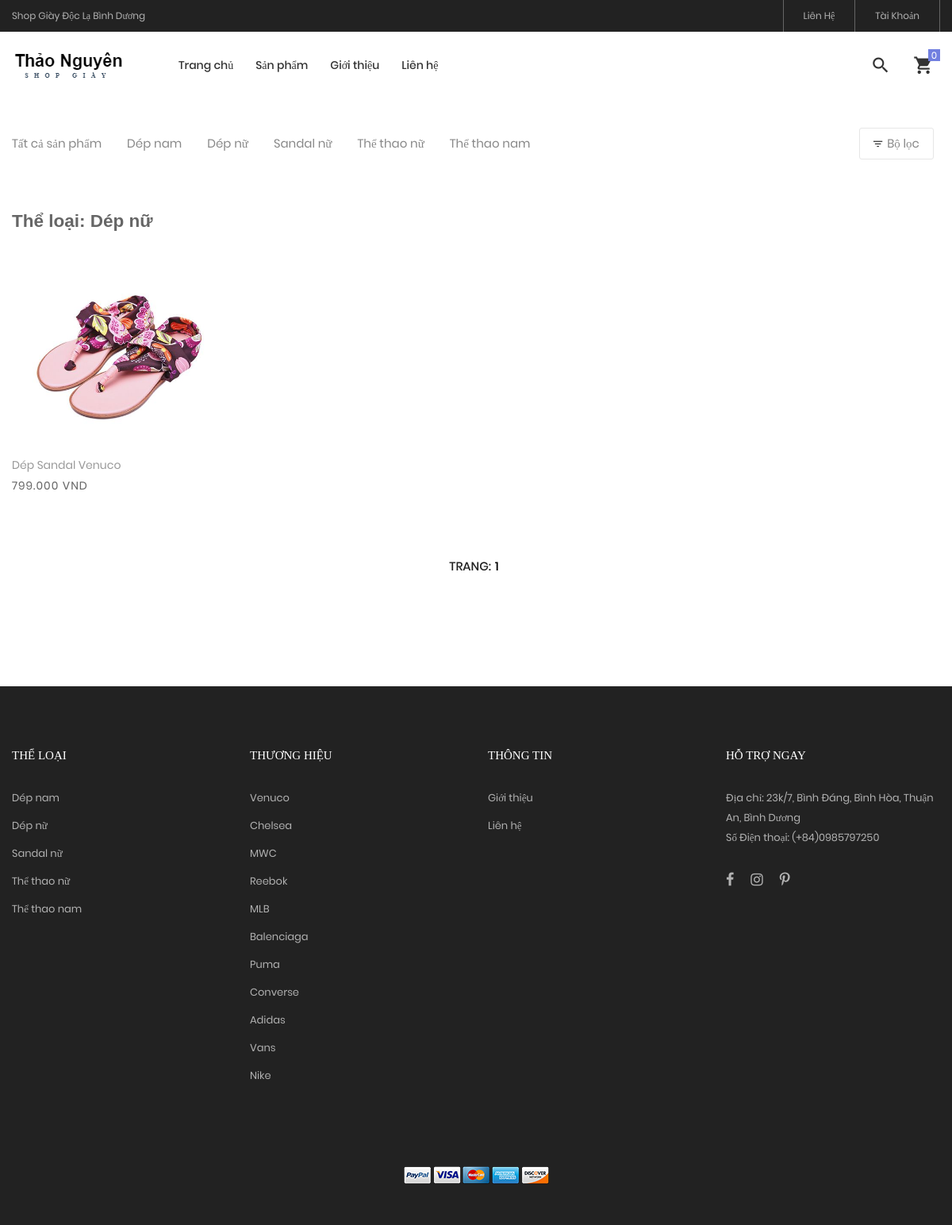
Page /views/productbycat.php?catID=10 (signed in) on the committed database.
### tables this page shows
CREATE TABLE `loaigiay` (
  `MaLoai` int NOT NULL AUTO_INCREMENT,
  `TenLoai` varchar(50) NOT NULL,
  `TrangThai` tinyint(1) DEFAULT '1',
  PRIMARY KEY (`MaLoai`)
);

CREATE TABLE `sanpham` (
  `MaGiay` int NOT NULL AUTO_INCREMENT,
  `TenGiay` varchar(50) NOT NULL,
  `Size` tinyint unsigned NOT NULL,
  `AnhBia` varchar(50) DEFAULT NULL,
  `GiaBan` bigint NOT NULL,
  `MaThuongHieu` int DEFAULT NULL,
  `TrangThai` tinyint(1) DEFAULT '1',
  `MaNCC` int DEFAULT NULL,
  `MaLoai` int DEFAULT NULL,
  `ThoiGianBaoHanh` int DEFAULT NULL,
  `NgayCapNhat` datetime(6) DEFAULT NULL,
  `SoLuongTon` int NOT NULL,
  PRIMARY KEY (`MaGiay`),
  KEY `FK_LOAIGIAY` (`MaLoai`),
  KEY `FK_NHACUNGCAP` (`MaNCC`),
  KEY `FL_THUONGHIEU` (`MaThuongHieu`),
  CONSTRAINT `FK_LOAIGIAY` FOREIGN KEY (`MaLoai`) REFERENCES `loaigiay` (`MaLoai`),
  CONSTRAINT `FK_NHACUNGCAP` FOREIGN KEY (`MaNCC`) REFERENCES `nhacungcap` (`MaNCC`),
  CONSTRAINT `FK_THƯƠNG HIEU` FOREIGN KEY (`MaThuongHieu`) REFERENCES `thuonghieu` (`MaThuongHieu`)
);

CREATE TABLE `thuonghieu` (
  `MaThuongHieu` int NOT NULL AUTO_INCREMENT,
  `TenThuongHieu` varchar(50) NOT NULL,
  PRIMARY KEY (`MaThuongHieu`)
);

### lib/database.php (called while the page is built, shortened)
<?php
class Database
{
    public $host = DB_HOST;
    public $user = DB_USER;
    public $pass = DB_PASS;
    public $dbname = DB_NAME;
    public $link;
    private function connectDB()
    {
        $this->link = new mysqli($this->host, $this->user, $this->pass, $this->dbname);
    }
    public function select($query)
    {
        $result = $this->link->query($query) or die($this->link->error . __LINE__);
        if ($result->num_rows > 0) {
            return $result;
        } else {
            return false;
        }
    }
}

### classes/admin/category.php (called while the page is built, shortened)
<?php
include_once '../lib/database.php';
include_once '../helpers/format.php';
?>
<?php
class category
{
    private $db;
    public function __construct()
    {
        $this->db = new Database();
    }
    public function show_category()
    {
        $query = "SELECT * FROM loaigiay ORDER BY MaLoai DESC";
        $result = $this->db->select($query);
        return $result;
    }
    public function getproductbyCat($id)
    {
        $sp_tungtrang = 4;
        if (!isset($_GET['trang'])) {
            $trang = 1;
        } else {
            $trang = $_GET['trang'];
        }
        $tung_trang = ($trang - 1) * $sp_tungtrang;
        $query = "SELECT * FROM sanpham WHERE MaLoai='$id' order by MaLoai  LIMIT $tung_trang, $sp_tungtrang" ;
        $result = $this->db->select($query);
        return $result;
    }
    public function get_all_productbycat($id)
    {
        $query = "SELECT * FROM sanpham WHERE MaLoai='$id' order by MaLoai";
        $result = $this->db->select($query);
        return $result;
    }
    public function getnamecat($id)
    {
        $query = "SELECT sanpham.*, loaigiay.TenLoai, loaigiay.MaLoai FROM sanpham,loaigiay WHERE sanpham.MaLoai=loaigiay.MaLoai AND sanpham.MaLoai ='$id' LIMIT 1";
        $result = $this->db->select($query);
        return $result;
    }
}
?>

### helpers/format.php (called while the page is built, shortened)
<?php
class Format
{
    function currency_format($number, $suffix = ' ' . 'VND')
    {
        if (!empty($number)) {
            return number_format($number, 0, ',', '.') . "{$suffix}";
        }
    }
}

### classes/admin/brand.php (called while the page is built, shortened)
<?php
include_once '../lib/database.php';
include_once '../helpers/format.php';
?>
<?php
class brand
{
    private $db;
    public function __construct()
    {
        $this->db = new Database();
    }
    public function show_brand()
    {
        $query = "SELECT * FROM thuonghieu ORDER BY MaThuongHieu DESC";
        $result = $this->db->select($query);
        return $result;
    }
}
?>

### views/productbycat.php (the view, shortened to what this page needs)
<!DOCTYPE html>
<html lang="en">
<head>
    <?php include 'blocks/head.php'; ?>
</head>
<body class="animsition">
    <header class="header-v4">
        <?php include 'blocks/header.php'; ?>
    </header>
    <?php
        if (!isset($_GET['catID']) || $_GET['catID'] == null) {
        } else {
            $id = $_GET['catID'];
        }
    ?>
    <div class="bg0 m-t-23 p-b-140">
        <div class="container">
            <div class="flex-w flex-sb-m p-b-52">
                <div class="flex-w flex-l-m filter-tope-group m-tb-10">
                      <a href="product.php" class="stext-106 cl6 hov1 bor3 trans-04 m-r-32 m-tb-5">
                        Tất cả sản phẩm
                    </a>
                    <?php
                    $getall_category = $cat->show_category();
                    if ($getall_category) {
                        while ($result_allcat = $getall_category->fetch_assoc()) {
                            ?>
                            <a href="productbycat.php?catID=<?php echo $result_allcat['MaLoai'] ?>"
                                class="stext-106 cl6 hov1 bor3 trans-04 m-r-32 m-tb-5"><?php echo $result_allcat['TenLoai'] ?></a>
                            <?php
                        }
                    }
                    ?>
                </div>
                <div class="flex-w flex-c-m m-tb-10">
                    <div
                        class="flex-c-m stext-106 cl6 size-104 bor4 pointer hov-btn3 trans-04 m-r-8 m-tb-4 js-show-filter">
                        <i class="icon-filter cl2 m-r-6 fs-15 trans-04 zmdi zmdi-filter-list"></i>
                        Bộ lọc
                    </div>
                </div>
            </div>
            <?php
                $namecat = $cat->getnamecat($id);
                if ($namecat) {
                    while ($resul_name = $namecat->fetch_assoc()) {
                        ?>
            <h4 style="font-weight: bold;">Thể loại: <?php echo $resul_name['TenLoai'] ?></h4>
            <?php
                    }
                }
                ?>
            <div class="row isotope-grid">
                <?php
                $productbycat = $cat->getproductbyCat($id);
                if ($productbycat) {
                    while ($resul = $productbycat->fetch_assoc()) {
                        ?>
                        <div class="col-sm-6 col-md-4 col-lg-3 p-b-35 isotope-item women">
                            <div class="block2">
                                <div class="block2-pic hov-img0">
                                    <img src="../admin/uploads/<?php echo $resul['AnhBia'] ?>" alt="IMG-PRODUCT">
                                </div>
                                <div class="block2-txt flex-w flex-t p-t-14">
                                    <div class="block2-txt-child1 flex-col-l ">
                                        <a href="product-detail.php?proID=<?php echo $resul['MaGiay'] ?>"
                                            class="stext-104 cl4 hov-cl1 trans-04 js-name-b2 p-b-6">
                                            <?php echo $resul['TenGiay'] ?>
                                        </a>
                                        <span class="stext-105 cl3">
                                            <?php echo $fm->currency_format($resul['GiaBan']) ?>
                                        </span>
                                    </div>
                                </div>
                            </div>
                        </div>
                        <?php
                    }
                }
                ?>
            </div>
           <div class="flex-c-m flex-w w-full p-t-45">
                <?php
                    $product_all = $cat->get_all_productbycat($id);
                    $product_count = mysqli_num_rows($product_all);
                    $product_buttom = ceil($product_count/4);
                    echo '<p class="flex-c-m stext-101 cl5">Trang: </p>';
                    for($i= 1; $i<=$product_buttom;$i++){
                    echo'<a href="productbycat.php?catID='.$id.'?trang='.$i.'" class="flex-c-m stext-101 cl5" style="margin: 0 5px; color: black; ">'.$i.'</a>';
                    }
               ?>
            </div>
        </div>
    </div>
    <?php include 'blocks/footer.php'; ?>
</body>
</html>

### views/blocks/footer.php (shortened to what this page needs)
<footer class="bg3 p-t-75 p-b-32">
    <div class="container">
        <div class="row">
            <div class="col-sm-6 col-lg-3 p-b-50">
                <h4 class="stext-301 cl0 p-b-30">
                    Thể loại
                </h4>
                <?php
                $getall_category = $cat->show_category();
                if ($getall_category) {
                    while ($result_allcat = $getall_category->fetch_assoc()) {
                        ?>
                        <ul>
                            <li class="p-b-10">
                                <a href="productbycat.php?catID=<?php echo $result_allcat['MaLoai'] ?>"
                                    class="stext-107 cl7 hov-cl1 trans-04"><?php echo $result_allcat['TenLoai'] ?></a>
                            </li>
                        </ul>
                        <?php
                    }
                }
                ?>
            </div>
            <div class="col-sm-6 col-lg-3 p-b-50">
                <h4 class="stext-301 cl0 p-b-30">
                    Thương hiệu
                </h4>
                <?php
                $getall_brand = $br->show_brand();
                if ($getall_brand) {
                    while ($result_allcat = $getall_brand->fetch_assoc()) {
                        ?>
                        <ul>
                            <li class="p-b-10">
                                <a href="productbybrand.php?brID=<?php echo $result_allcat['MaThuongHieu'] ?>"
                                    class="stext-107 cl7 hov-cl1 trans-04"><?php echo $result_allcat['TenThuongHieu'] ?></a>
                            </li>
                        </ul>
                        <?php
                    }
                }
                ?>
            </div>
            <div class="col-sm-6 col-lg-3 p-b-50">
                <h4 class="stext-301 cl0 p-b-30">
                    Thông Tin
                </h4>
                <ul>
                    <li class="p-b-10">
                        <a href="../views/about.php" class="stext-107 cl7 hov-cl1 trans-04">
                            Giới thiệu
                        </a>
                    </li>
                    <li class="p-b-10">
                        <a href="../views/contact.php" class="stext-107 cl7 hov-cl1 trans-04">
                            Liên hệ
                        </a>
                    </li>
                </ul>
            </div>
            <div class="col-sm-6 col-lg-3 p-b-50">
                <h4 class="stext-301 cl0 p-b-30">
                    Hỗ trợ ngay
                </h4>
                <p class="stext-107 cl7 size-201">
                    Địa chỉ: 23k/7, Bình Đáng, Bình Hòa, Thuận An, Bình Dương
                    Số Điện thoại: (+84)0985797250
                </p>
                <div class="p-t-27">
                    <a href="#" class="fs-18 cl7 hov-cl1 trans-04 m-r-16">
                        <i class="fa fa-facebook"></i>
                    </a>
                    <a href="#" class="fs-18 cl7 hov-cl1 trans-04 m-r-16">
                        <i class="fa fa-instagram"></i>
                    </a>
                    <a href="#" class="fs-18 cl7 hov-cl1 trans-04 m-r-16">
                        <i class="fa fa-pinterest-p"></i>
                    </a>
                </div>
            </div>
        </div>
    </div>
    <div class="p-t-40">
        <div class="flex-c-m flex-w p-b-18">
            <a href="#" class="m-all-1">
                <img src="../public/images/icons/icon-pay-01.png" alt="ICON-PAY">
            </a>
            <a href="#" class="m-all-1">
                <img src="../public/images/icons/icon-pay-02.png" alt="ICON-PAY">
            </a>
            <a href="#" class="m-all-1">
                <img src="../public/images/icons/icon-pay-03.png" alt="ICON-PAY">
            </a>
            <a href="#" class="m-all-1">
                <img src="../public/images/icons/icon-pay-04.png" alt="ICON-PAY">
            </a>
            <a href="#" class="m-all-1">
                <img src="../public/images/icons/icon-pay-05.png" alt="ICON-PAY">
            </a>
        </div>
    </div>
</footer>

### public/css/main.css (style rules this page uses)
.container { max-width: 1380px; }
@media (max-width: 1600px) { .container { max-width: 1200px; } }
.block2-pic { position: relative; }
.block2-txt-child1 { width: calc(100% - 30px); }
.cl0 { color: #fff; }
.cl2 { color: #333; }
.cl3 { color: #666; }
.cl4 { color: #999; }
.cl5 { color: #222; }
.cl6 { color: #888; }
.cl7 { color: #b2b2b2; }
.stext-101 { font-family: Poppins-Medium; font-size: 15px; line-height: 1.466667; text-transform: uppercase; }
.stext-104 { font-family: Poppins-Regular; font-size: 14px; line-height: 1.466667; }
.stext-105 { font-family: Poppins-Regular; font-size: 14px; line-height: 1.466667; letter-spacing: 1px; }
.stext-106 { font-family: Poppins-Regular; font-size: 15px; line-height: 1.2; }
.stext-107 { font-family: Poppins-Regular; font-size: 13px; line-height: 1.923; }
.stext-301 { font-family: Montserrat-Bold; font-size: 15px; line-height: 1.6; text-transform: uppercase; }
.size-104 { min-width: 94px; height: 40px; }
.size-201 { max-width: 270px; }
.bg0 { background-color: #fff; }
.bg3 { background-color: #222; }
.bor3 { border-bottom: 1px solid transparent; }
.bor4 { border: 1px solid #e6e6e6; border-radius: 3px; }
.hov-img0 { display: block; overflow: hidden; }
.hov-img0 img { width: 100%; -webkit-transition: transform 0.9s ease; -o-transition: transform 0.9s ease; -moz-transition: transform 0.9s ease; transition: transform 0.9s ease; }

### rows in the picture
loaigiay: TenLoai "Dép nam"
loaigiay: TenLoai "Dép nữ"
loaigiay: TenLoai "Sandal nữ"
loaigiay: TenLoai "Thể thao nữ"
loaigiay: TenLoai "Thể thao nam"
sanpham: MaLoai.TenLoai "Dép nữ", AnhBia (picture), TenGiay "Dép Sandal Venuco", GiaBan "799.000 VND"
thuonghieu: TenThuongHieu "Venuco"
thuonghieu: TenThuongHieu "Chelsea"
thuonghieu: TenThuongHieu "MWC"
thuonghieu: TenThuongHieu "Reebok"
thuonghieu: TenThuongHieu "MLB"
thuonghieu: TenThuongHieu "Balenciaga"
thuonghieu: TenThuongHieu "Puma"
thuonghieu: TenThuongHieu "Converse"
thuonghieu: TenThuongHieu "Adidas"
thuonghieu: TenThuongHieu "Vans"
thuonghieu: TenThuongHieu "Nike"
